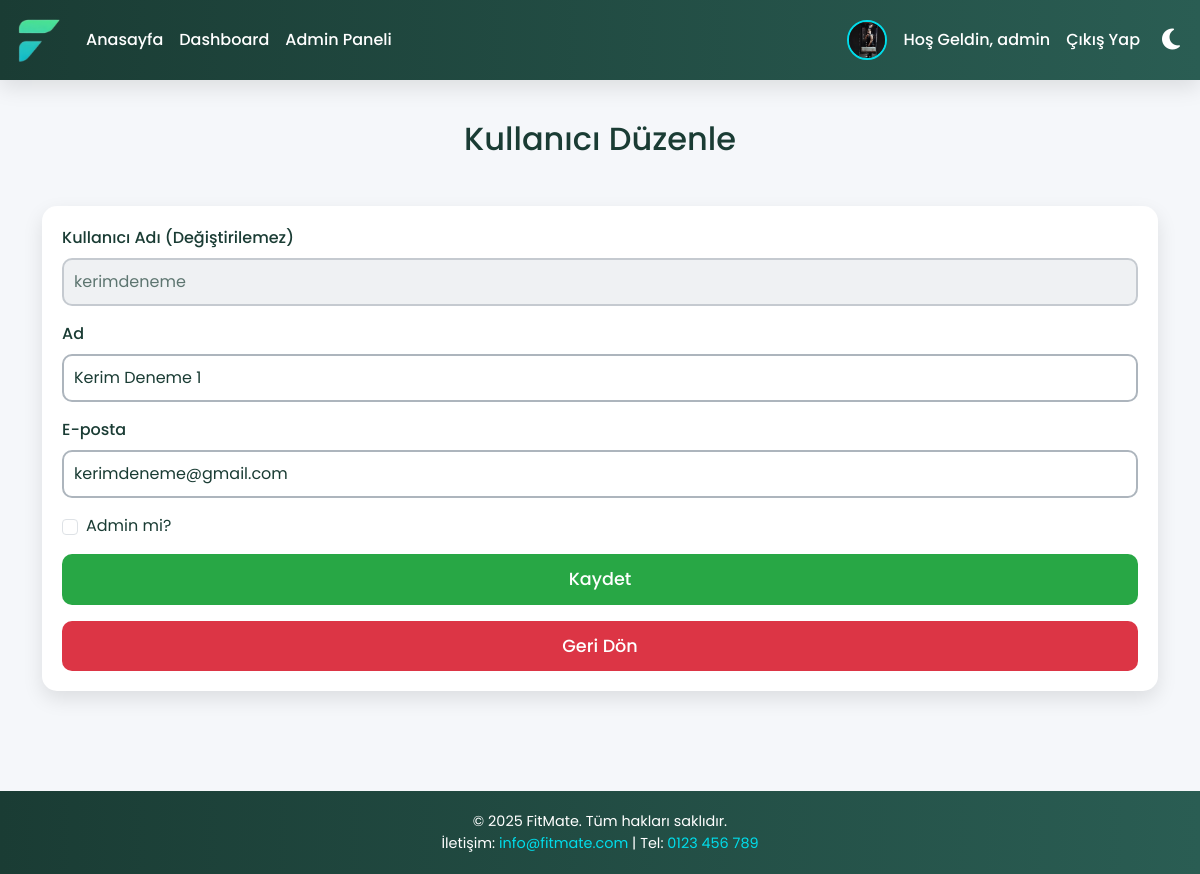
Screenshot of /edit_user.php?id=12 (signed in) with the database file from the repository.
### tables this page shows
CREATE TABLE IF NOT EXISTS `users` (
  `id` int NOT NULL AUTO_INCREMENT,
  `username` varchar(50) NOT NULL,
  `password` varchar(255) NOT NULL,
  `email` varchar(100) NOT NULL,
  `height` float NOT NULL,
  `weight` float NOT NULL,
  `bmi` float DEFAULT NULL,
  `fitness_goal` varchar(50) DEFAULT NULL,
  `experience_level` varchar(50) DEFAULT NULL,
  `preferred_exercises` varchar(50) DEFAULT NULL,
  `workout_days` int DEFAULT NULL,
  `workout_duration` int DEFAULT NULL,
  `target_weight` float DEFAULT NULL,
  `target_set_date` date DEFAULT NULL,
  `target_achieved_date` date DEFAULT NULL,
  `show_name_in_success` tinyint(1) DEFAULT '0',
  `show_username_in_success` tinyint(1) DEFAULT '0',
  `name` varchar(255) DEFAULT NULL,
  `is_admin` tinyint(1) DEFAULT '0',
  `is_banned` tinyint(1) DEFAULT '0',
  `profile_picture` varchar(255) DEFAULT 'images/default_profile.png',
  `last_login` datetime DEFAULT NULL,
  `created_at` datetime DEFAULT NULL,
  PRIMARY KEY (`id`),
  UNIQUE KEY `username` (`username`),
  UNIQUE KEY `email` (`email`)
);

### edit_user.php (the view, shortened to what this page needs)
<?php
$servername = "localhost";
$username = "root";
$password = "";
$dbname = "fitness_db";
$conn = new mysqli($servername, $username, $password, $dbname);
$logged_in_user = $_SESSION['username'];
$stmt = $conn->prepare("SELECT is_admin, profile_picture FROM users WHERE username = ?");
$stmt->bind_param("s", $logged_in_user);
$stmt->execute();
$result = $stmt->get_result();
$user = $result->fetch_assoc();
$profile_picture = $user['profile_picture'] ?? 'images/default_profile.png';
$user_id = $_GET['id'];
$stmt = $conn->prepare("SELECT id, username, name, email, is_admin FROM users WHERE id = ?");
$stmt->bind_param("i", $user_id);
$stmt->execute();
$result = $stmt->get_result();
$edit_user = $result->fetch_assoc();
?>
<!DOCTYPE html>
<html lang="tr">
<head>
    <link href="https://cdn.jsdelivr.net/npm/bootstrap@5.3.0/dist/css/bootstrap.min.css" rel="stylesheet">
    <link rel="stylesheet" href="https://cdnjs.cloudflare.com/ajax/libs/font-awesome/6.4.0/css/all.min.css">
    <link rel="stylesheet" href="css/styles.css">
</head>
<body>
    <nav class="navbar navbar-expand-lg navbar-dark">
        <div class="container-fluid">
            <a class="navbar-brand" href="index.php">
                <img src="images/logo2.png" alt="Fitness App Logo" class="navbar-logo">
            </a>
            <div class="d-flex align-items-center">
                <button class="nav-link btn theme-toggle" id="theme-toggle" title="Tema Değiştir">
                </button>
            </div>
            <div class="collapse navbar-collapse" id="navbarNav">
                <ul class="navbar-nav me-auto">
                    <li class="nav-item">
                        <a class="nav-link" href="index.php">Anasayfa</a>
                    </li>
                    <li class="nav-item">
                        <a class="nav-link" href="dashboard.php">Dashboard</a>
                    </li>
                    <li class="nav-item">
                        <a class="nav-link active" href="admin.php">Admin Paneli</a>
                    </li>
                </ul>
                <ul class="navbar-nav align-items-center">
                    <li class="nav-item d-flex align-items-center">
                        <img src="<?php echo htmlspecialchars($profile_picture); ?>" alt="Profil Resmi" class="profile-pic me-2">
                        <a class="nav-link" href="dashboard.php">Hoş Geldin, <?php echo htmlspecialchars($_SESSION['username']); ?></a>
                    </li>
                    <li class="nav-item">
                        <a class="nav-link" href="logout.php">Çıkış Yap</a>
                    </li>
                </ul>
            </div>
        </div>
    </nav>
    <div class="content">
        <section class="admin-section">
            <div class="container">
                <h2 class="text-center mb-5">Kullanıcı Düzenle</h2>
                <div class="admin-card">
                    <form method="POST">
                        <div class="mb-3">
                            <label for="username" class="form-label">Kullanıcı Adı (Değiştirilemez)</label>
                            <input type="text" class="form-control" id="username" value="<?php echo htmlspecialchars($edit_user['username']); ?>" disabled>
                        </div>
                        <div class="mb-3">
                            <label for="name" class="form-label">Ad</label>
                            <input type="text" class="form-control" id="name" name="name" value="<?php echo htmlspecialchars($edit_user['name'] ?? ''); ?>">
                        </div>
                        <div class="mb-3">
                            <label for="email" class="form-label">E-posta</label>
                            <input type="email" class="form-control" id="email" name="email" value="<?php echo htmlspecialchars($edit_user['email'] ?? ''); ?>">
                        </div>
                        <div class="mb-3 form-check">
                            <input type="checkbox" class="form-check-input" id="is_admin" name="is_admin" <?php echo $edit_user['is_admin'] ? 'checked' : ''; ?>>
                            <label class="form-check-label" for="is_admin">Admin mi?</label>
                        </div>
                        <button type="submit" class="btn btn-green w-100">Kaydet</button>
                        <a href="admin.php" class="btn btn-red w-100 mt-3">Geri Dön</a>
                    </form>
                </div>
            </div>
        </section>
    </div>
    <footer class="text-center">
        <div class="container">
            <p class="mb-0">© 2025 FitMate. Tüm hakları saklıdır.</p>
            <p class="mb-0">İletişim: <a href="mailto:info@fitmate.com">info@fitmate.com</a> | Tel: <a href="tel:0123456789">0123 456 789</a></p>
        </div>
    </footer>
</body>
</html>

### css/styles.css (style rules this page uses)
:root { --background-color: #f5f7fa; --text-color: #1a3c34; --card-bg: #fff; --navbar-bg: linear-gradient(90deg, #1a3c34 0%, #2a5d53 100%); --navbar-text: #fff; --footer-bg: linear-gradient(90deg, #1a3c34 0%, #2a5d53 100%); --footer-text: #fff; --primary-btn-bg: #00ddeb; --primary-btn-hover: #00b7c2; --green-btn-bg: #28a745; --green-btn-hover: #218838; --red-btn-bg: #dc3545; --red-btn-hover: #c82333; --shadow: 0 8px 20px rgba(0, 0, 0, 0.1); --section-bg-light: linear-gradient(135deg, #f5f7fa 0%, #c3cfe2 100%); --success-bg: linear-gradient(135deg, #d4edda 0%, #c3e6cb 100%); --feature-card-bg: linear-gradient(135deg, #e0f7fa 0%, #b2ebf2 100%); }
.form-label { font-weight: 500; color: var(--text-color); }
.form-control { border-radius: 10px; border: 2px solid #adb5bd; padding: 10px; background: var(--card-bg); color: var(--text-color); transition: border-color 0.3s ease, box-shadow 0.3s ease; }
.form-control, .form-select { border-radius: 10px; border: 2px solid #adb5bd; padding: 10px; background: var(--card-bg); color: var(--text-color); transition: border-color 0.3s ease, box-shadow 0.3s ease; }
.form-check-input { margin-top: 0.3rem; }
.form-check-label { color: var(--text-color); }
.btn-green { background: var(--green-btn-bg); color: #fff; border: none; padding: 12px; border-radius: 10px; transition: background 0.3s ease, transform 0.3s ease; }
.btn-red { background: var(--red-btn-bg); color: #fff; border: none; padding: 12px; border-radius: 10px; transition: background 0.3s ease, transform 0.3s ease; }
html, body { margin: 0; padding: 0; font-family: 'Poppins', sans-serif; background: var(--background-color); color: var(--text-color); min-height: 100vh; width: 100%; overflow-x: hidden; transition: background 0.3s ease, color 0.3s ease; }
body { display: flex; flex-direction: column; }
.content { flex: 1 0 auto; padding-bottom: 60px; width: 100%; }
.navbar { background: var(--navbar-bg); box-shadow: var(--shadow); padding: 10px 0; position: sticky; top: 0; z-index: 1000; }
.navbar-logo { height: 50px; width: auto; transition: transform 0.3s ease; }
.nav-link { color: var(--navbar-text) !important; font-weight: 500; padding-left: 10px; transition: color 0.3s ease; }
.theme-toggle { background: none; border: none; font-size: 2.5rem; color: var(--navbar-text); margin-left: 90px; }
@media (min-width: 992px) { .theme-toggle { position: absolute; right: 20px; top: 50%; transform: translateY(-50%); margin-left: 40px; font-size: 1.5rem; } }
@media (min-width: 992px) { .navbar-nav .nav-item:last-child .nav-link { margin-right: 40px; } }
.btn-green { background: var(--green-btn-bg); color: #fff !important; border: none; padding: 12px 30px; font-size: 1.1rem; font-weight: 500; border-radius: 50px; transition: background 0.3s ease, transform 0.3s ease; }
.btn-red { background: var(--red-btn-bg); color: #fff !important; border: none; padding: 12px 30px; font-size: 1.1rem; font-weight: 500; border-radius: 50px; transition: background 0.3s ease, transform 0.3s ease; text-decoration: none; display: inline-block; }
.admin-section { padding: 40px 0; }
.admin-card { border: none; border-radius: 15px; box-shadow: var(--shadow); background: var(--card-bg); padding: 20px; }
.form-control:disabled { background: #e9ecef; opacity: 0.7; }
footer { flex-shrink: 0; width: 100%; background: var(--footer-bg); color: var(--footer-text); padding: 20px 0; font-size: 0.9rem; }
footer a { color: var(--primary-btn-bg); text-decoration: none; }
.profile-pic { width: 40px; height: 40px; border-radius: 50%; object-fit: cover; border: 2px solid var(--primary-btn-bg); transition: transform 0.3s ease; }

### rows the page displays
users: profile_picture (picture)
users: username "kerimdeneme", name "Kerim Deneme 1", email "kerimdeneme@gmail.com"

### other values shown
$_SESSION['username'] "admin"
